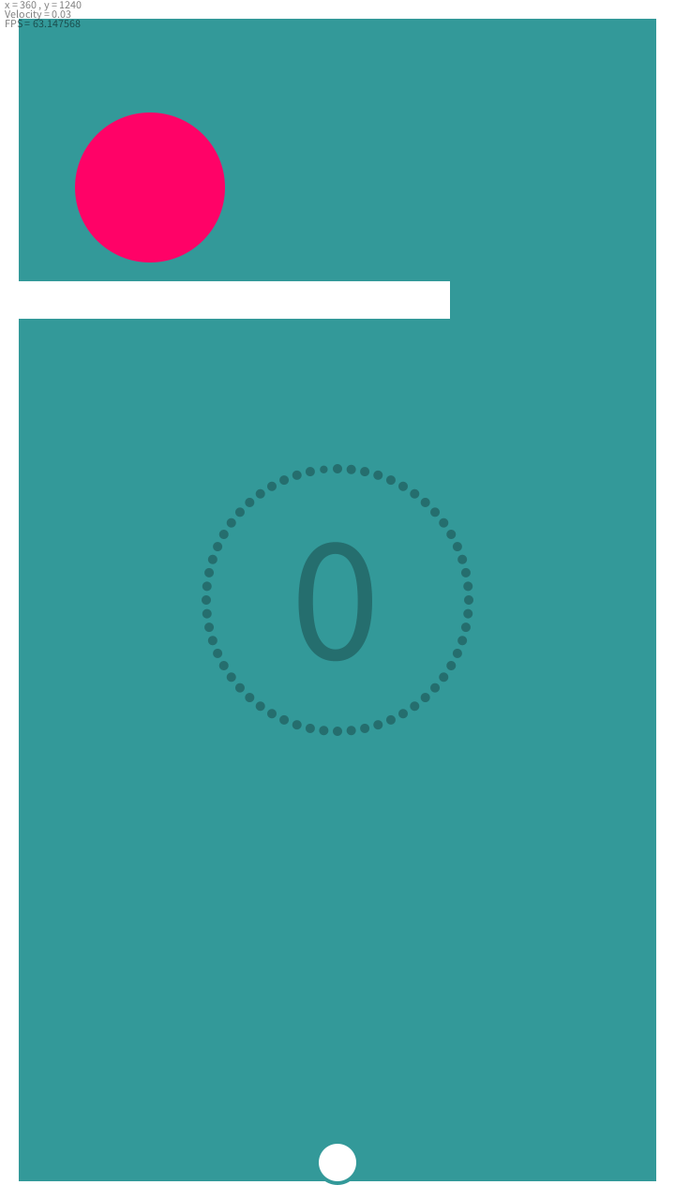
Frame 1 (no input)
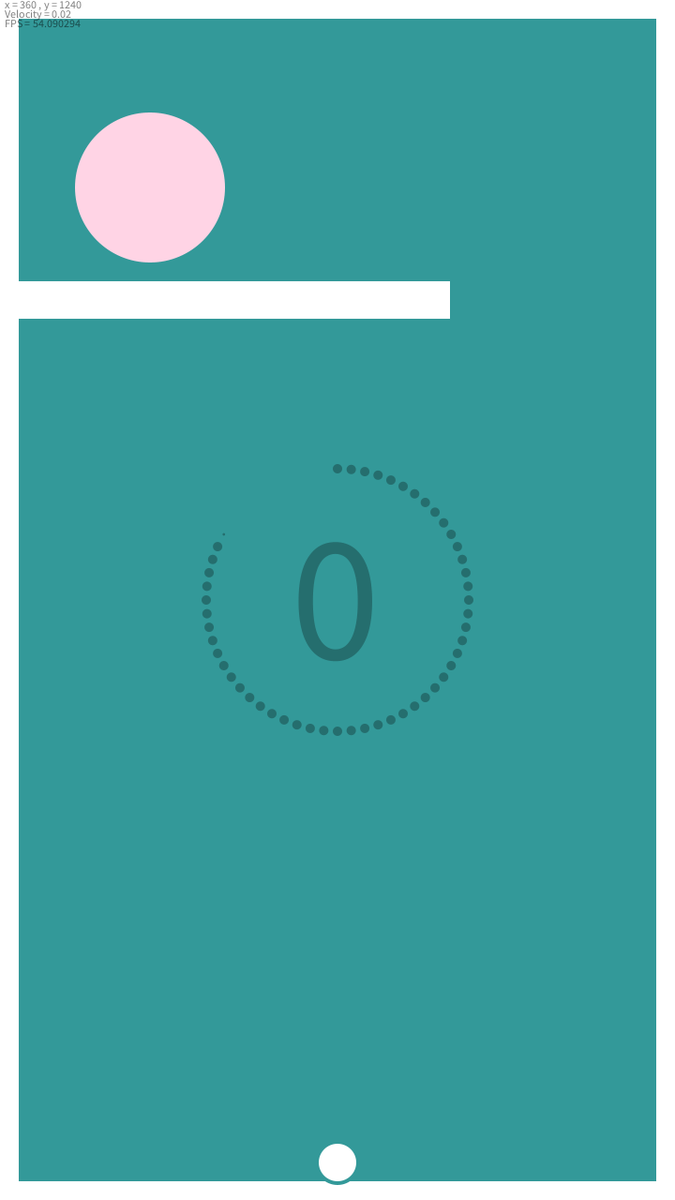
Frame 60 (the mouse pressed at the canvas centre just before this capture)
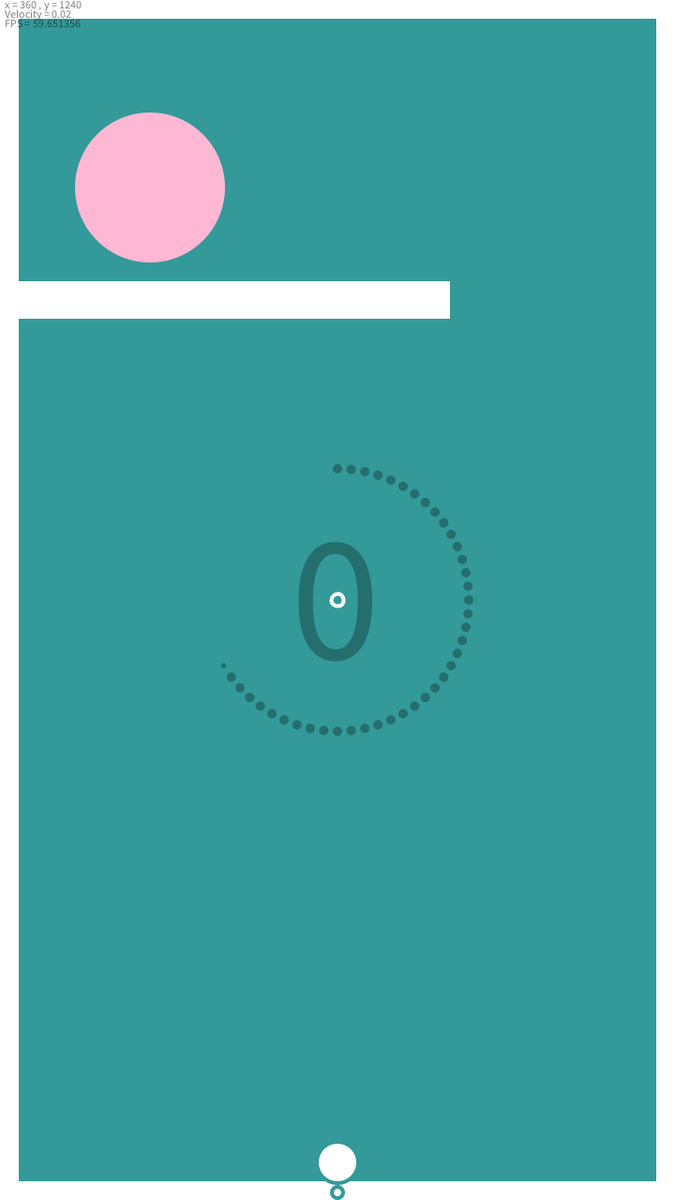
Frame 120 (the mouse held since frame 60 and released just before this capture)

The Processing sketch that drew these frames (run headless with seeded random() and noise(); from frame 60 on, the mouse is pressed at the canvas centre):

// Processing sketch: golf_droid
// ── golf_droid.pde
int avail=1,genesw,holdStart=1,shot,charge,coll,start=1,goal=0,gameover,stageSel,score;
float resist=0.999,e=0.8,f=0.99;
float x,y,r=20,vx=0,vy=0,ax=0,ay=0.05,pv,ox,oy,pox,poy,m,cx,cy,angleVelo,angleColl,angleRef,angleShot,vm,am,dist,mxFirst,myFirst,power,glow,FX=1,xStop,yStop,timer=0.999999,timerStop,timerPow;
int[] bgColor={51,153,153};
  
void setup(){
  
  size(720,1280);
  frameRate(60);
  
}

void draw(){
  
  for(int frameOjisan=0;frameOjisan<3;frameOjisan++){
  
  background(bgColor[0],bgColor[1],bgColor[2]);
  
  vx=vx+ax;
  vy=vy+ay;
  x=x+vx;
  y=y+vy;
  
  angleVelo=atan2(-vy,-vx);
  
  if(gameover!=1&goal!=1){
    if(mousePressed==true&avail>=1){
      if(holdStart==1){
        mxFirst=mouseX;
        myFirst=mouseY;
        holdStart=0;
      }
      charge=1;
      if(charge==1){
        power=sqrt(sq(mxFirst-mouseX)+sq(myFirst-mouseY))*2;
        if(power>200){power=200;}
        if(mxFirst==mouseX){angleShot=PI/2;}
        else{angleShot=atan((myFirst-mouseY)/(mxFirst-mouseX));}
        if(angleShot<0){angleShot+=PI;}
        if(mouseY>myFirst){angleShot+=PI;}
        if(angleShot==0&mouseX>mxFirst){angleShot=PI;}
      }
    }else{
      if(charge==1){
        shot=1;
        avail--;
        charge=0;
      }
    }
  }
  
  if(shot==1){
    vx=power*cos(angleShot)*0.07;
    vy=power*sin(angleShot)*0.07;
    // Sound
    holdStart=1;
  }
  
  if(goal>=1&gameover==0){
    if(FX==1){
      xStop=x;yStop=y;timerStop=timer;
      if(goal==1){
        // Sound
      }
    }
    if(goal==1){
      x=xStop;y=yStop;timer=timerStop;vx=0;vy=0;
    }
    FX*=0.95;
    if(FX<0.01&goal==1){
      stageSel=int(random(15));
//      stageSel=int(-random(5)-1);
//      stageSel=12;
      if(score%10==9){stageSel=int(-random(5)-1);}
      score++;
      timer=1;
      goal=2;
      start=1;
      FX=1;
    }
    if(FX<0.01&goal==2){
      goal=0;
      FX=1;
    }
  }
  
  if(gameover>=1&goal==0){
    if(FX==1){
      xStop=x;yStop=y;timerStop=timer;charge=0;holdStart=1;
      if(gameover==1){
        // Sound
      }
    }
    if(gameover==1){
      x=xStop;y=yStop;timer=timerStop;vx=0;vy=0;
    }
    FX*=0.95;
    if(FX<0.01&gameover==1){
      stageSel=0;
      score=0;
      timer=1;
      gameover=2;
      start=1;
      FX=1;
    }
    if(FX<0.01&gameover==2){
      gameover=0;
      FX=1;
    }
  }
  
  stage(stageSel);
  
  if(coll==1){
    if(shot==0){  
      vx*=f;vy*=f;
      pv=sqrt(sq(vx)+sq(vy));
      angleRef=angleColl*2-angleVelo;
      vx=pv*cos(angleRef)*(1-abs(cos(angleColl))*(1-e));
      vy=pv*sin(angleRef)*(1-abs(sin(angleColl))*(1-e));
      if(pv<0.1&avail<=0&goal==0){gameover=1;}
      if(abs(cos(angleColl)*vx)+abs(sin(angleColl)*vy)>0.3){
        // Sound
      }
      println(angleColl);
    }
    coll=0;
  }
  
  timer=pow(timer,timerPow);
  if(timer*60*5<1){gameover=1;}
  timer=pow(timer,1/timerPow);
  
  if(x<0|width<x|y<0|height<y){gameover=1;}
  
  if(goal!=0){gameover=0;}
  
  shot=0;
  vx*=resist;vy*=resist;
  
  if(charge==1){
    stroke(bgColor[0],bgColor[1],bgColor[2]);
    strokeWeight(12);
    noFill();
    line(x,y,x-(power-1)*cos(angleShot),y-(power-1)*sin(angleShot));
    ellipse(x,y,power*2,power*2);
    ellipse(mxFirst,myFirst,20+sin(timer*100)*7,20+sin(timer*100)*7);
    stroke(255);
    strokeWeight(4);
    noFill();
    line(x,y,x-(power-1)*cos(angleShot),y-(power-1)*sin(angleShot));
    ellipse(x,y,power*2,power*2);
    ellipse(mxFirst,myFirst,20+sin(timer*100)*7,20+sin(timer*100)*7);
    for(int cnt=0;cnt<6;cnt++){
      noStroke();
      fill(bgColor[0],bgColor[1],bgColor[2],255-cnt*32);
      ellipse(x+(r+12+cnt*16)*cos(angleShot),y+(r+12+cnt*16)*sin(angleShot),16,16);
      fill(255,255-cnt*32);
      ellipse(x+(r+12+cnt*16)*cos(angleShot),y+(r+12+cnt*16)*sin(angleShot),8,8);
    }
  }
  
  noStroke();
  fill(bgColor[0],bgColor[1],bgColor[2]);
  ellipse(x,y,r*2+8,r*2+8);
  fill(255);
  ellipse(x,y,r*2,r*2);
  
  fill(0,71);
  noStroke();
  textSize(192);
  textAlign(CENTER,CENTER);
  text(score,width/2-2,height/2-6);
  
  if(gameover==2|goal==2){timer=0.999999;}
  
  timer=pow(timer,timerPow);
  fill(0,71);
  for(int c=0;c<60;c++){
    float rr;
    if(c<timer*60&timer*60<c+1){rr=((timer*60)%1)*10;}else if(c+1<timer*60){rr=10;}else{rr=0;}
    ellipse(width/2+sin(PI/60*2*c)*140,height/2-cos(PI/60*2*c)*140,rr,rr);
  }
  timer=pow(timer,1/timerPow);
  
  if(goal==1){
    noFill();
    strokeWeight((1-FX)*height*sqrt(2));
    stroke(#339999);
    ellipse(width/2,height/2,height*sqrt(2),height*sqrt(2));
    if(FX<0.02){
      noStroke();
      fill(51,153,153,(0.02-FX)*255/0.01);
      rect(0,0,width,height);
    }
  }
  
  if(goal==2){
    noStroke();
    fill(51,153,153);
    if(FX<0.02){
      fill(51,153,153,(FX-0.01)*255/0.01);
    }
    ellipse(width/2,height/2,height*sqrt(2)*FX,height*sqrt(2)*FX);
  }
  
  if(gameover==1){
    strokeWeight((1-FX)*64);
    stroke(#FFFFFF);
    for(int cnt=-9;cnt<17;cnt++){
      line(-10,-10+cnt*80,730,730+cnt*80);
    }
  }
  
  if(gameover==2){
    noStroke();
    fill(255);
    if(FX<0.02){
      fill(255,(FX-0.01)*255/0.01);
    }
    ellipse(width/2,height/2,height*sqrt(2)*FX,height*sqrt(2)*FX);
  }
  
  fill(0,0,0,127);
  noStroke();
  textSize(12);
  textAlign(LEFT,TOP);
  text("x = "+round(x)+" , y = "+round(y),5,0);
  text("Velocity = "+float(round(sqrt(sq(vx)+sq(vy))*100))/100,5,10);
  text("FPS = "+frameRate,5,20);
  
  }
}

void keyPressed(){
  gameover=1;
}

void stop(){
  super.stop();
}

// ── object.pde
// 箱
void groundSolidRect(int objx,int objy,int objwid,int objhei,int objkado0,int objkado1,int objkado2,int objkado3){
  
  // 縦に当てた時の処理
  if(objx<x&x<objx+objwid&objy-r<y&y<objy+objhei+r){
    if(y<objy+objhei/2){y=objy-r;}
    else{y=objy+objhei+r;}
    angleColl=PI/2;coll=1;
  }
  // 横に当てた時の処理
  if(objx-r<x&x<objx+objwid+r&objy<y&y<objy+objhei){
    if(x<objx+objwid/2){x=objx-r;}
    else{x=objx+objwid+r;}
    angleColl=0;coll=1;
  }
  
  // 角に当てた時の処理
  for(int cnt=0;cnt<4;cnt++){
    if(objkado0==0&cnt==0){cnt++;}
    if(objkado1==0&cnt==1){cnt++;}
    if(objkado2==0&cnt==2){cnt++;}
    if(objkado3==0&cnt==3){cnt++;}
    if((dist(x,y,objx+objwid*(cnt/2),objy+objhei*(cnt%2))<r)&objy-r+(objhei+r)*(cnt%2)<y&y<objy+(objhei+r)*(cnt%2)&objx-r+(objwid+r)*(cnt/2)<x&x<objx+(objwid+r)*(cnt/2)&cnt<4){
      angleColl=atan2((y-objy-objhei*(cnt%2)),(x-objx-objwid*(cnt/2)));
      x=objx+objwid*(cnt/2)+cos(angleColl)*(r+0.1);
      y=objy+objhei*(cnt%2)+sin(angleColl)*(r+0.1);
      coll=1;
    }
  }
  
  noStroke();
  fill(255);
  rect(objx,objy,objwid,objhei);
}

void groundSolidEllipse(int objx,int objy,int objr){
  if(dist(x,y,objx,objy)<r+objr){
    angleColl=atan2(y-objy,x-objx);
    x=objx+cos(angleColl)*(r+objr+0.1);
    y=objy+sin(angleColl)*(r+objr+0.1);
    coll=1;
  }
  
  noStroke();
  fill(255);
  ellipse(objx,objy,objr*2,objr*2);
}

void goalEllipse(int objx,int objy,int objr){
  if(dist(x,y,objx,objy)<r+objr){
    goal=1;
  }
  noStroke();
  fill(255,255-glow*255,255-glow*153);
  ellipse(objx,objy,objr*2,objr*2);
  glow*=0.99;
  if(glow<0.1){glow=1;}
}

// ── stage.pde
void stage(int stageNum){
  if(stageNum==999999){
    if(start==1){x=90;y=620;start=0;avail=1;bgColor[0]=51;bgColor[1]=153;bgColor[2]=153;}
    
    //box
    groundSolidRect(-100,-100,840,120,0,0,0,0);
    groundSolidRect(-100,620,840,120,0,0,0,0);
    groundSolidRect(-100,-100,120,840,0,0,0,0);
    groundSolidRect(620,-100,120,840,0,0,0,0);
    
    //hole
    groundSolidRect(320,320,80,80,1,1,1,0);
    groundSolidRect(480,320,80,80,1,0,1,1);
    groundSolidRect(320,360,240,40,0,0,0,0);
    
    //l
    groundSolidRect(160,240,40,240,1,1,1,0);
    groundSolidRect(160,440,80,40,0,1,1,1);
    
    //f
    groundSolidRect(80,80,80,20,1,0,1,1);
    groundSolidRect(80,120,80,20,0,0,1,1);
    groundSolidRect(80,80,20,80,1,1,0,1);
    
    //m
    groundSolidRect(200,80,80,20,1,0,1,0);
    groundSolidRect(200,80,20,80,1,1,0,1);
    groundSolidRect(240,80,20,80,0,1,0,1);
    groundSolidRect(280,100,20,60,0,1,1,1);
    
    //s
    groundSolidRect(380,80,60,20,1,0,1,1);
    groundSolidRect(340,140,60,20,1,1,0,1);
    groundSolidRect(380,80,20,80,1,0,0,1);
    
    //edges
    groundSolidEllipse(480,480,10);
    groundSolidEllipse(520,500,10);
    goalEllipse(480,520,20);
  }
  
  // init
  if(stageNum==7777){
    if(start==1){x=360;y=1260;start=0;avail=1;bgColor[0]=51;bgColor[1]=153;bgColor[2]=153;}
    timer-=0.0005;
    timerPow=1;
    
    //box
    groundSolidRect(-100,-100,920,120,0,0,0,0);
    groundSolidRect(-100,1260,920,120,0,0,0,0);
    groundSolidRect(-100,-100,120,1480,0,0,0,0);
    groundSolidRect(700,-100,120,1480,0,0,0,0);
    
    goalEllipse(360,480,160);
  }
  
  // コの字
  if(stageNum==0){
    if(start==1){x=360;y=1260;start=0;avail=1;bgColor[0]=51;bgColor[1]=153;bgColor[2]=153;}
    timer-=0.0009;
    timerPow=1;
    
    //box
    groundSolidRect(-100,-100,920,120,0,0,0,0);
    groundSolidRect(-100,1260,920,120,0,0,0,0);
    groundSolidRect(-100,-100,120,1480,0,0,0,0);
    groundSolidRect(700,-100,120,1480,0,0,0,0);
    
    groundSolidRect(0,300,480,40,0,0,1,1);
    
    goalEllipse(160,200,80);
  }
  
  // バウンド、右下
  if(stageNum==2){
    if(start==1){x=520;y=320;start=0;avail=1;bgColor[0]=51;bgColor[1]=153;bgColor[2]=153;}
    timer-=0.0007;
    timerPow=1;
    
    groundSolidRect(-100,-100,840,120,0,0,0,0);
    groundSolidRect(-100,620,840,120,0,0,0,0);
    groundSolidRect(-100,-100,120,840,0,0,0,0);
    groundSolidRect(620,-100,120,840,0,0,0,0);
    
    groundSolidRect(320,310,320,30,1,1,0,0);
    groundSolidRect(320,480,30,160,1,0,1,0);
    
    goalEllipse(520,520,50);
  }
  
  // ボールの下に横板
  if(stageNum==3){
    if(start==1){x=320;y=620;start=0;avail=1;bgColor[0]=51;bgColor[1]=153;bgColor[2]=153;}
    timer-=0.001;
    timerPow=1;
    
    groundSolidRect(-100,-100,840,120,0,0,0,0);
    groundSolidRect(-100,620,840,120,0,0,0,0);
    groundSolidRect(-100,-100,120,840,0,0,0,0);
    groundSolidRect(620,-100,120,840,0,0,0,0);
    
    groundSolidRect(240,240,160,40,1,1,1,1);
    
    goalEllipse(320,120,80);
  }
  
  // plus
  if(stageNum==4){
    if(start==1){x=160;y=620;start=0;avail=1;bgColor[0]=51;bgColor[1]=153;bgColor[2]=153;}
    timer-=0.001;
    timerPow=1;
    
    groundSolidRect(-100,-100,840,120,0,0,0,0);
    groundSolidRect(-100,620,840,120,0,0,0,0);
    groundSolidRect(-100,-100,120,840,0,0,0,0);
    groundSolidRect(620,-100,120,840,0,0,0,0);
    
    groundSolidRect(240,300,160,40,1,1,1,1);
    groundSolidRect(300,240,40,160,1,1,1,1);
    
    goalEllipse(440,200,80);
  }
  
  // U
  if(stageNum==5){
    if(start==1){x=160;y=620;start=0;avail=1;bgColor[0]=51;bgColor[1]=153;bgColor[2]=153;}
    timer-=0.001;
    timerPow=1;
    
    groundSolidRect(-100,-100,840,120,0,0,0,0);
    groundSolidRect(-100,620,840,120,0,0,0,0);
    groundSolidRect(-100,-100,120,840,0,0,0,0);
    groundSolidRect(620,-100,120,840,0,0,0,0);
    
    groundSolidRect(290,0,60,320,0,1,0,1);
    
    goalEllipse(480,200,80);
  }
  
  // Bubble
  if(stageNum==6){
    if(start==1){x=540;y=620;start=0;avail=1;bgColor[0]=51;bgColor[1]=153;bgColor[2]=153;}
    timer-=0.001;
    timerPow=1;
    
    goalEllipse(0,640,120);
    
    groundSolidRect(-100,-100,840,120,0,0,0,0);
    groundSolidRect(-100,620,840,120,0,0,0,0);
    groundSolidRect(-100,-100,120,840,0,0,0,0);
    groundSolidRect(620,-100,120,840,0,0,0,0);
    
    groundSolidEllipse(320,-160,540);
    groundSolidEllipse(320,640,160);
  }
  
  // コの字(2)
  if(stageNum==7){
    if(start==1){x=440;y=620;start=0;avail=1;bgColor[0]=51;bgColor[1]=153;bgColor[2]=153;}
    timer-=0.001;
    timerPow=1;
    
    groundSolidRect(-100,-100,840,120,0,0,0,0);
    groundSolidRect(-100,620,840,120,0,0,0,0);
    groundSolidRect(-100,-100,120,840,0,0,0,0);
    groundSolidRect(620,-100,120,840,0,0,0,0);
    
    groundSolidRect(0,220,520,40,0,0,1,1);
    
    goalEllipse(120,120,80);
  }
  
  // 左上右下バブル
  if(stageNum==8){
    if(start==1){x=140;y=620;start=0;avail=1;bgColor[0]=51;bgColor[1]=153;bgColor[2]=153;}
    timer-=0.001;
    timerPow=1;
    
    goalEllipse(640,0,320);
    
    groundSolidRect(-100,-100,840,120,0,0,0,0);
    groundSolidRect(-100,620,840,120,0,0,0,0);
    groundSolidRect(-100,-100,120,840,0,0,0,0);
    groundSolidRect(620,-100,120,840,0,0,0,0);
    
    groundSolidEllipse(0,0,420);
    groundSolidEllipse(640,640,420);
  }
  
  // ボールの下に縦板
  if(stageNum==9){
    if(start==1){x=140;y=620;start=0;avail=1;bgColor[0]=51;bgColor[1]=153;bgColor[2]=153;}
    timer-=0.001;
    timerPow=1;
    
    groundSolidRect(-100,-100,840,120,0,0,0,0);
    groundSolidRect(-100,620,840,120,0,0,0,0);
    groundSolidRect(-100,-100,120,840,0,0,0,0);
    groundSolidRect(620,-100,120,840,0,0,0,0);
    
    groundSolidRect(260,240,40,160,1,1,1,1);
    
    goalEllipse(320,160,50);
  }
  
  // H2O?
  if(stageNum==10){
    if(start==1){x=320;y=620;start=0;avail=1;bgColor[0]=51;bgColor[1]=153;bgColor[2]=153;}
    timer-=0.0014;
    timerPow=1;
    
    groundSolidRect(-100,-100,840,120,0,0,0,0);
    groundSolidRect(-100,620,840,120,0,0,0,0);
    groundSolidRect(-100,-100,120,840,0,0,0,0);
    groundSolidRect(620,-100,120,840,0,0,0,0);
    
    goalEllipse(320,240,80);
    groundSolidEllipse(240,320,80);
    groundSolidEllipse(400,320,80);
  }
  
  // 障害物なし
  if(stageNum==11){
    if(start==1){x=320;y=620;start=0;avail=1;bgColor[0]=51;bgColor[1]=153;bgColor[2]=153;}
    timer-=0.0013;
    timerPow=1;
    
    groundSolidRect(-100,-100,840,120,0,0,0,0);
    groundSolidRect(-100,620,840,120,0,0,0,0);
    groundSolidRect(-100,-100,120,840,0,0,0,0);
    groundSolidRect(620,-100,120,840,0,0,0,0);
    
    goalEllipse(400,200,50);
  }
  
  // 障害物なし
  if(stageNum==12){
    if(start==1){x=520;y=620;start=0;avail=1;bgColor[0]=51;bgColor[1]=153;bgColor[2]=153;}
    timer-=0.0013;
    timerPow=1;
    
    groundSolidRect(-100,-100,840,120,0,0,0,0);
    groundSolidRect(-100,620,840,120,0,0,0,0);
    groundSolidRect(-100,-100,120,840,0,0,0,0);
    groundSolidRect(620,-100,120,840,0,0,0,0);
    
    goalEllipse(220,340,60);
  }
  
  // 角からぴょこっと
  if(stageNum==13){
    if(start==1){x=320;y=620;start=0;avail=1;bgColor[0]=51;bgColor[1]=153;bgColor[2]=153;}
    timer-=0.0013;
    timerPow=1;
    
    goalEllipse(400,200,50);
    
    groundSolidRect(-100,-100,840,120,0,0,0,0);
    groundSolidRect(-100,620,840,120,0,0,0,0);
    groundSolidRect(-100,-100,120,840,0,0,0,0);
    groundSolidRect(620,-100,120,840,0,0,0,0);
  }
  
  // 障害物なし
  if(stageNum==14){
    if(start==1){x=320;y=620;start=0;avail=1;bgColor[0]=51;bgColor[1]=153;bgColor[2]=153;}
    timer-=0.0013;
    timerPow=1;
    
    groundSolidRect(-100,-100,840,120,0,0,0,0);
    groundSolidRect(-100,620,840,120,0,0,0,0);
    groundSolidRect(-100,-100,120,840,0,0,0,0);
    groundSolidRect(620,-100,120,840,0,0,0,0);
    
    goalEllipse(160,160,50);
  }
  
  // まるに反射 (Dark)
  if(stageNum==-1){
    if(start==1){x=160;y=620;start=0;avail=1;bgColor[0]=83;bgColor[1]=83;bgColor[2]=83;}
    timer-=0.0015;
    timerPow=4;
    
    goalEllipse(440,80,120);
    groundSolidEllipse(640,640,320);
    groundSolidEllipse(960,0,480);
    
    groundSolidRect(-100,-100,840,120,0,0,0,0);
    groundSolidRect(-100,620,840,120,0,0,0,0);
    groundSolidRect(-100,-100,120,840,0,0,0,0);
    groundSolidRect(620,-100,120,840,0,0,0,0);
    
    groundSolidRect(300,0,40,320,0,1,0,1);
  }
  
  // 3x3 (Dark)
  if(stageNum==-2){
    if(start==1){x=320;y=620;start=0;avail=1;bgColor[0]=83;bgColor[1]=83;bgColor[2]=83;}
    timer-=0.0015;
    timerPow=3;
    
    groundSolidRect(-80,-80,160,160,0,0,0,1);
    groundSolidRect(560,-80,160,160,0,1,0,0);
    groundSolidRect(-80,560,160,160,0,0,1,0);
    groundSolidRect(560,560,160,160,1,0,0,0);
    
    groundSolidRect(240,-80,160,160,0,1,0,1);
    groundSolidRect(240,560,160,160,1,0,1,0);
    
    groundSolidEllipse(0,320,80);
    groundSolidEllipse(640,320,80);
    
    groundSolidRect(240,240,160,160,1,1,1,1);
    goalEllipse(320,160,60);
  }
  
  // エッジ反射 (Dark)
  if(stageNum==-3){
    if(start==1){x=120;y=620;start=0;avail=1;bgColor[0]=83;bgColor[1]=83;bgColor[2]=83;}
    timer-=0.0013;
    timerPow=4;
    
    groundSolidRect(-100,-100,840,120,0,0,0,0);
    groundSolidRect(-100,620,840,120,0,0,0,0);
    groundSolidRect(-100,-100,120,840,0,0,0,0);
    groundSolidRect(620,280,120,840,0,0,0,0);
    
    groundSolidRect(0,280,200,40,0,0,1,1);
    groundSolidRect(440,280,200,40,1,1,0,0);
    
    goalEllipse(120,200,40);
  }
  
  // 落下 (Dark)
  if(stageNum==-4){
    if(start==1){x=160;y=200;start=0;avail=1;bgColor[0]=83;bgColor[1]=83;bgColor[2]=83;}
    timer-=0.0015;
    timerPow=4;
    
    groundSolidRect(-100,-100,840,120,0,0,0,0);
    groundSolidRect(-100,-100,120,840,0,0,0,0);
    groundSolidRect(620,-100,120,840,0,0,0,0);
    
    groundSolidRect(0,200,400,40,0,0,1,1);
    
    goalEllipse(320,640,80);
  }
  
  // 糸通し (Dark)
  if(stageNum==-5){
    if(start==1){x=320;y=620;start=0;avail=1;bgColor[0]=83;bgColor[1]=83;bgColor[2]=83;}
    timer-=0.0019;
    timerPow=4;
    
    groundSolidRect(-100,620,840,120,0,0,0,0);
    groundSolidRect(-100,-100,120,840,0,0,0,0);
    groundSolidRect(620,-100,120,840,0,0,0,0);
    
    groundSolidRect(0,200,305,30,0,0,1,1);
    groundSolidRect(335,200,305,30,1,1,0,0);
    
    goalEllipse(320,-700,800);
  }
}
